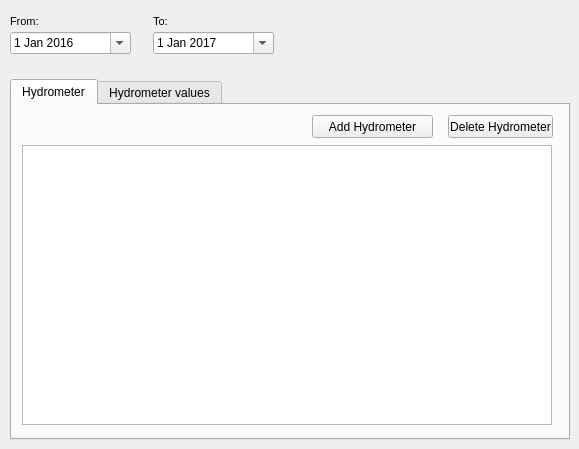
   <widget class="QWidget" name="page_dae">
    <attribute name="title">
     <string>Hydrometer</string>
    </attribute>
    <widget class="QDateEdit" name="date_dae_from">
     <property name="geometry">
      <rect>
       <x>10</x>
       <y>32</y>
       <width>121</width>
       <height>22</height>
      </rect>
     </property>
     <property name="date">
      <date>
       <year>2016</year>
       <month>1</month>
       <day>1</day>
      </date>
     </property>
     <property name="calendarPopup">
      <bool>true</bool>
     </property>
    </widget>
    <widget class="QDateEdit" name="date_dae_to">
     <property name="geometry">
      <rect>
       <x>153</x>
       <y>32</y>
       <width>121</width>
       <height>22</height>
      </rect>
     </property>
     <property name="date">
      <date>
       <year>2017</year>
       <month>1</month>
       <day>1</day>
      </date>
     </property>
     <property name="calendarPopup">
      <bool>true</bool>
     </property>
    </widget>
    <widget class="QLabel" name="label_scada_from">
     <property name="geometry">
      <rect>
       <x>10</x>
       <y>10</y>
       <width>90</width>
       <height>22</height>
      </rect>
     </property>
     <property name="font">
      <font>
       <pointsize>8</pointsize>
      </font>
     </property>
     <property name="frameShape">
      <enum>QFrame::NoFrame</enum>
     </property>
     <property name="frameShadow">
      <enum>QFrame::Plain</enum>
     </property>
     <property name="text">
      <string>From:</string>
     </property>
     <property name="textFormat">
      <enum>Qt::AutoText</enum>
     </property>
     <property name="scaledContents">
      <bool>false</bool>
     </property>
     <property name="alignment">
      <set>Qt::AlignLeading|Qt::AlignLeft|Qt::AlignVCenter</set>
     </property>
     <property name="margin">
      <number>3</number>
     </property>
    </widget>
    <widget class="QLabel" name="label_scada_to">
     <property name="geometry">
      <rect>
       <x>153</x>
       <y>10</y>
       <width>31</width>
       <height>22</height>
      </rect>
     </property>
     <property name="font">
      <font>
       <pointsize>8</pointsize>
      </font>
     </property>
     <property name="frameShape">
      <enum>QFrame::NoFrame</enum>
     </property>
     <property name="frameShadow">
      <enum>QFrame::Raised</enum>
     </property>
     <property name="text">
      <string>To:</string>
     </property>
     <property name="textFormat">
      <enum>Qt::AutoText</enum>
     </property>
     <property name="scaledContents">
      <bool>false</bool>
     </property>
     <property name="margin">
      <number>3</number>
     </property>
    </widget>
    <widget class="QTabWidget" name="tabWidget">
     <property name="geometry">
      <rect>
       <x>10</x>
       <y>79</y>
       <width>560</width>
       <height>361</height>
      </rect>
     </property>
     <property name="layoutDirection">
      <enum>Qt::LeftToRight</enum>
     </property>
     <property name="currentIndex">
      <number>0</number>
     </property>
     <widget class="QWidget" name="tab_4">
      <attribute name="title">
       <string>Hydrometer</string>
      </attribute>
      <widget class="QPushButton" name="btn_delete_hydrometer">
       <property name="geometry">
        <rect>
         <x>436</x>
         <y>10</y>
         <width>105</width>
         <height>23</height>
        </rect>
       </property>
       <property name="text">
        <string>Delete Hydrometer</string>
       </property>
      </widget>
      <widget class="QPushButton" name="btn_add_hydrometer">
       <property name="geometry">
        <rect>
         <x>300</x>
         <y>10</y>
         <width>121</width>
         <height>23</height>
        </rect>
       </property>
       <property name="text">
        <string>Add Hydrometer</string>
       </property>
      </widget>
      <widget class="QTableView" name="tbl_dae">
       <property name="geometry">
        <rect>
         <x>10</x>
         <y>40</y>
         <width>530</width>
         <height>280</height>
        </rect>
       </property>
      </widget>
     </widget>
     <widget class="QWidget" name="tab_5">
      <attribute name="title">
       <string>Hydrometer values</string>
      </attribute>
      <widget class="QTableView" name="tbl_dae_2">
       <property name="geometry">
        <rect>
         <x>10</x>
         <y>20</y>
         <width>530</width>
         <height>300</height>
        </rect>
       </property>
      </widget>
     </widget>
    </widget>
   </widget>
